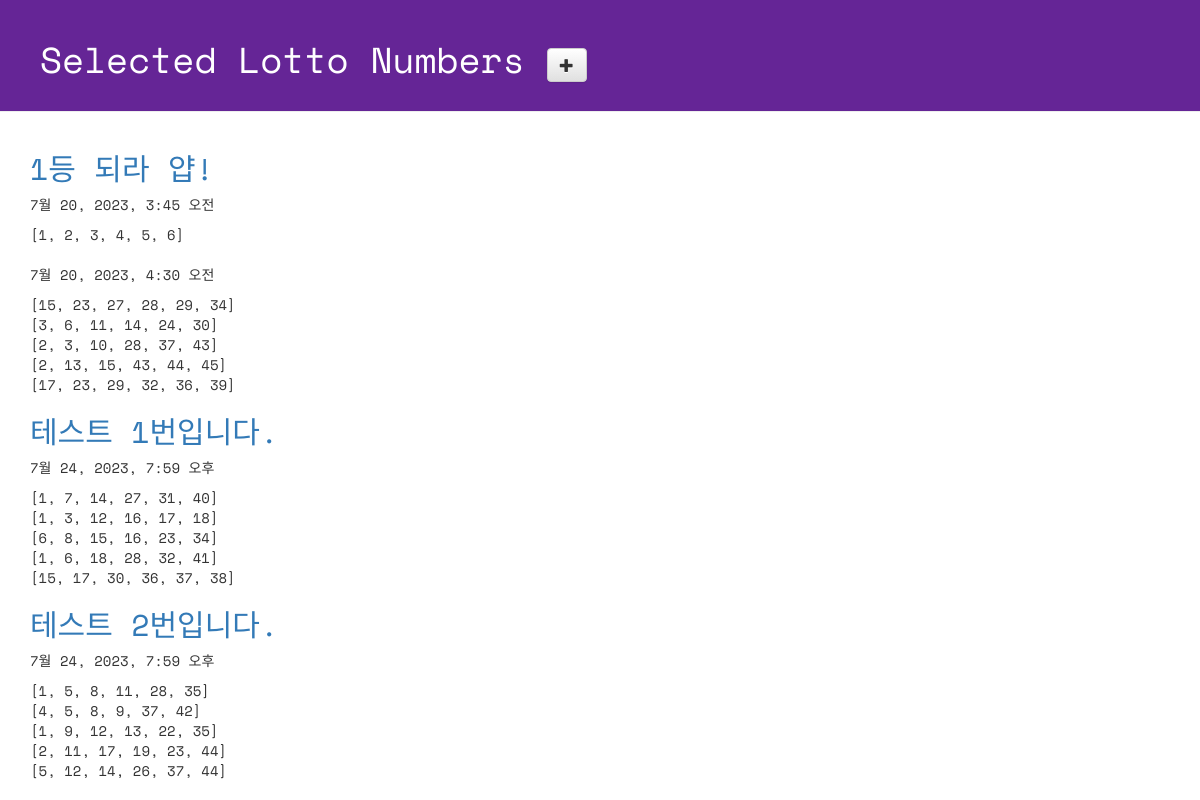
Page /lotto/ on the committed database.
### lotto/models.py (models this page shows, shortened)
class GuessNumbers(models.Model):
    name = models.CharField(max_length=24) # 로또 번호 리스트의 이름
    text = models.CharField(max_length=255) # 로또 번호 리스트에 대한 설명
    lottos = models.CharField(max_length=255, default='[1, 2, 3, 4, 5, 6]') # 로또 번호들이 담길 str
    num_lotto = models.IntegerField(default=5) # 6개 번호 set의 갯수
    update_date = models.DateTimeField()

### lotto/views.py (the view)
# urls.py: path('lotto/', views.index, name='index'), # http://127.0.0.1:8000/lotto/
def index(request):
    lottos = GuessNumbers.objects.all()
    return render(request, 'lotto/default.html' , {'lottos':lottos}) # context-dict

### lotto/templates/lotto/default.html (shortened to what this page needs)
<!DOCTYPE html>
{% load static %}
<html lang="ko">
<head>
  <link rel="stylesheet" href="//maxcdn.bootstrapcdn.com/bootstrap/3.2.0/css/bootstrap.min.css">
  <link rel="stylesheet" href="//maxcdn.bootstrapcdn.com/bootstrap/3.2.0/css/bootstrap-theme.min.css">
  <link rel='stylesheet' href="{% static 'css\lotto.css' %}">
</head>
<body>
  <div class="page-header">
    <h1>
          Selected Lotto Numbers
          <a href="{% url 'new_lotto' %}">
            <span class="glyphicon glyphicon-plus btn btn-default"></span>
          </a>
    </h1>
  </div>
  <div class="container lotto">
    {% for lotto in lottos %}
      <h2><a href="{% url 'detail' lottokey=lotto.id %}">{{ lotto.text }}</a></h2>
      <p>{{ lotto.update_date }}</p>
      <p>{{ lotto.lottos | linebreaksbr }}</p>
    {% endfor %}
  </div>
</body>
</html>

### lotto/static/css/lotto.css (style rules this page uses)
.page-header { background-color: #652596; margin-top: 0; padding: 20px 20px 20px 40px; font-family: 'Space Mono', monospace; font-size: 2.5em; }
.page-header h1 { color: #FFFFFF; }
.container { font-family: 'Space Mono', monospace; }
.container h2 { color: #b9f442; }

### rows in the picture
GuessNumbers: text "1등 되라 얍!", update_date "7월 20, 2023, 3:45 오전", lottos "[1, 2, 3, 4, 5, 6]"
GuessNumbers: update_date "7월 20, 2023, 4:30 오전", lottos "[15, 23, 27, 28, 29, 34] [3, 6, 11, 14, 24, 30] [2, 3, 10, 28, 37, 43] [2, 13, 15, 43, 44, 45] [17, 23, 29, 32, 36, 39]"
GuessNumbers: text "테스트 1번입니다.", update_date "7월 24, 2023, 7:59 오후", lottos "[1, 7, 14, 27, 31, 40] [1, 3, 12, 16, 17, 18] [6, 8, 15, 16, 23, 34] [1, 6, 18, 28, 32, 41] [15, 17, 30, 36, 37, 38]"
GuessNumbers: text "테스트 2번입니다.", update_date "7월 24, 2023, 7:59 오후", lottos "[1, 5, 8, 11, 28, 35] [4, 5, 8, 9, 37, 42] [1, 9, 12, 13, 22, 35] [2, 11, 17, 19, 23, 44] [5, 12, 14, 26, 37, 44]"
